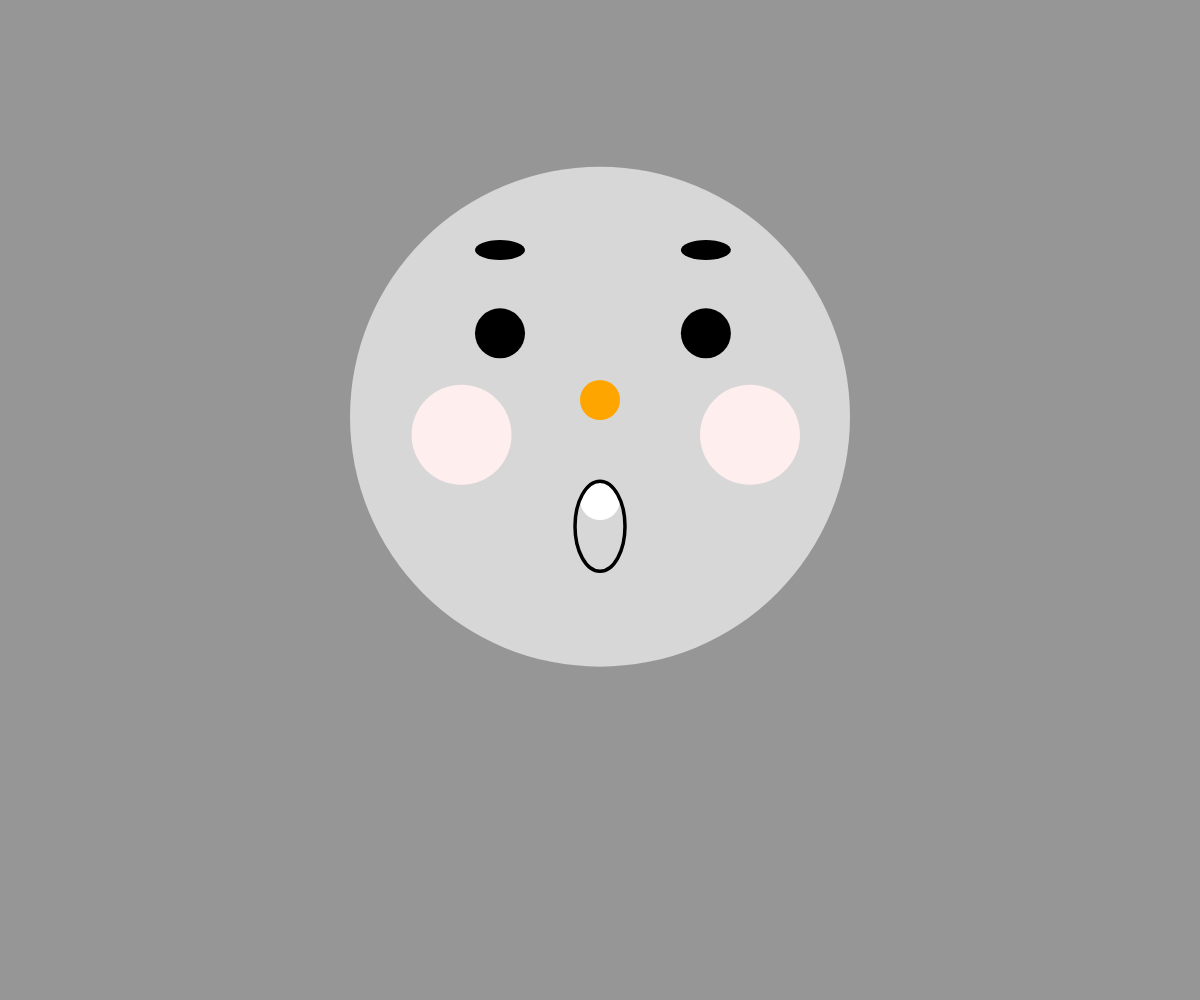
Frame 1 (no input)
Frame 60 (no input): identical to frame 1, image omitted
Frame 120 (the mouse pressed at the canvas centre since frame 60): identical to frame 1, image omitted

The p5.js sketch that drew this single still picture (run headless with seeded random() and noise() and a simulated clock; from frame 60 on, the mouse is pressed at the canvas centre):

// p5.js sketch
// ── sketch.js
function setup() {
    createCanvas(windowWidth, windowHeight);
    background(150);

    fill(215,215,215);
    noStroke();
    ellipse(width/2, height/2.4, 500, 500);

    //right eyebrow
    fill(0,0,0);
    noStroke();
    ellipse(width/1.7, height/4, 50, 20);

    //left eyebrow
    fill(0,0,0);
    noStroke();
    ellipse(width/2.4, height/4, 50, 20);

    //right eye
    fill(0,0,0);
    noStroke();
    ellipse(width/1.7, height/3, 50, 50);

    //left eye
    fill(0, 0, 0);
    ellipse(width/2.4, height/3, 50, 50);

    //right cheek
    fill(255,238,238);
    noStroke();
    ellipse(width/1.6, height/2.30, 100, 100)

    //left cheek
    fill(255,238,238);
    noStroke();
    ellipse(width/2.6, height/2.30, 100, 100)

    //nose
    fill(255, 165, 0); 
    ellipse(width/2, height/2.5, 40, 40);

    //teeth
    fill(255,255,255);
    strokeWeight(2.0);
    ellipse(width/2, height/2.0, 40, 40);

    //mouth
    noFill(0, 0, 0);
    stroke(0,0,0);
    strokeWeight(3.5);
    ellipse(width/2, height/1.9, 50, 90);
}

function draw() {

}
